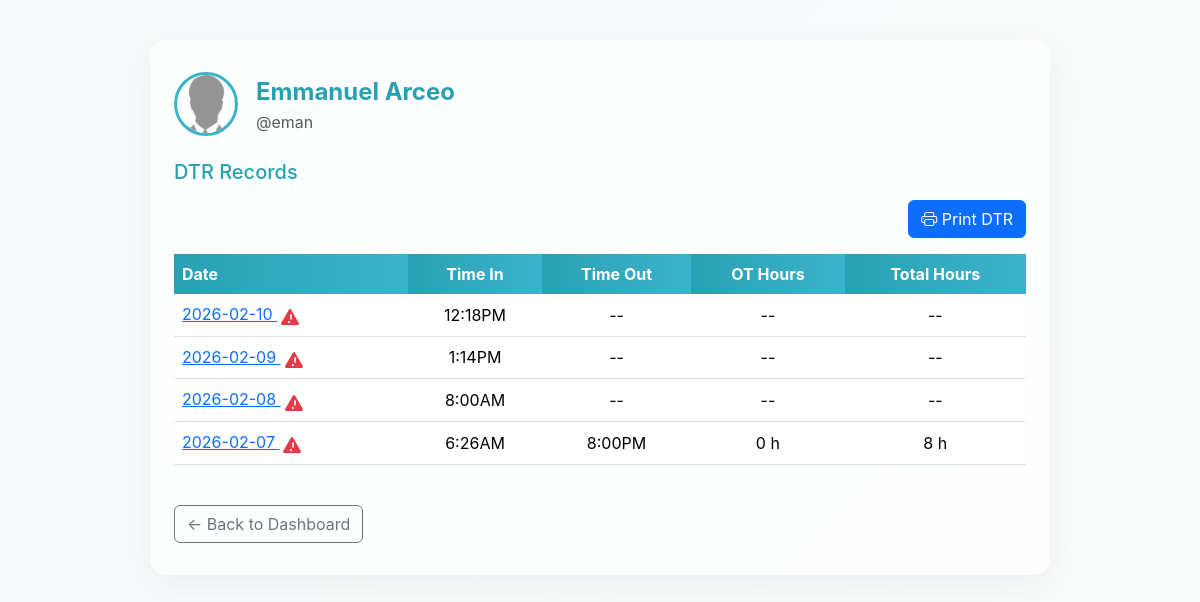
The page /admin/dtrview.php?user_id=4 (signed in) on the database as committed earlier.
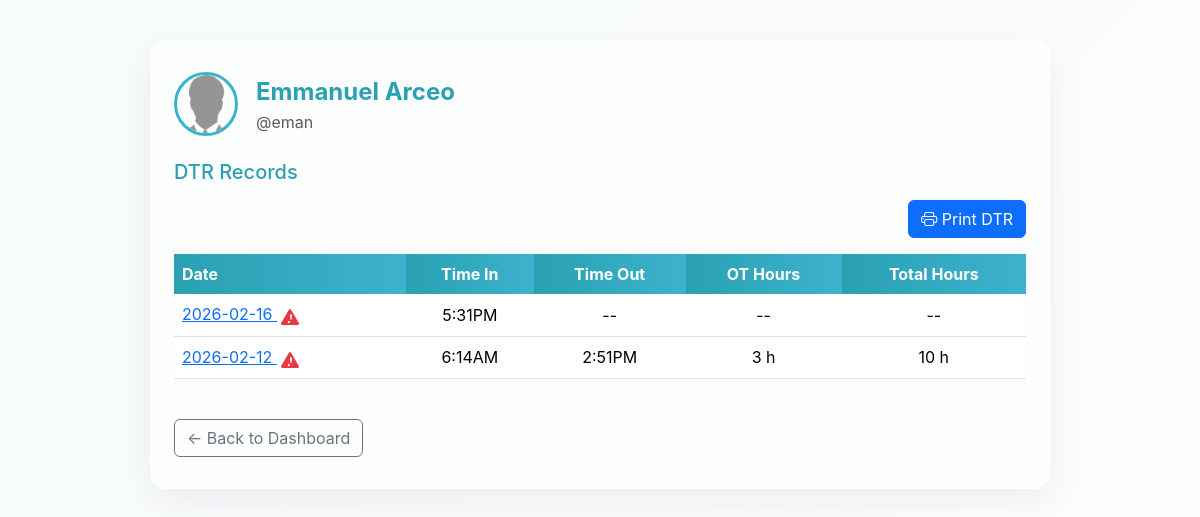
The same page on the database as committed later.
### tables this page shows
CREATE TABLE `users` (
  `id` int(11) NOT NULL,
  `username` varchar(50) NOT NULL,
  `email` varchar(100) NOT NULL,
  `password` varchar(255) NOT NULL,
  `role` enum('super_admin','admin','ojt') NOT NULL,
  `fname` varchar(50) DEFAULT NULL,
  `mname` varchar(225) DEFAULT NULL,
  `lname` varchar(50) DEFAULT NULL,
  `position` varchar(100) DEFAULT NULL,
  `age` int(11) DEFAULT NULL,
  `mobile` varchar(15) DEFAULT NULL,
  `school_org` varchar(100) DEFAULT NULL,
  `full_name` varchar(100) DEFAULT NULL,
  `bio` varchar(255) DEFAULT NULL,
  `profile_img` varchar(255) DEFAULT NULL,
  `adviser_id` int(11) DEFAULT NULL,
  `status` enum('active','restricted') NOT NULL DEFAULT 'active',
  `face_descriptor` text DEFAULT NULL
);

CREATE TABLE `ojt_records` (
  `id` int(11) NOT NULL,
  `user_id` int(11) NOT NULL,
  `date` date NOT NULL,
  `time_in` time NOT NULL,
  `time_out` time NOT NULL,
  `ot_hours` decimal(4,2) DEFAULT 0.00,
  `remarks` varchar(255) DEFAULT NULL,
  `time_in_policy` time DEFAULT NULL,
  `time_out_policy` time DEFAULT NULL,
  `lunch_start` time DEFAULT NULL,
  `lunch_end` time DEFAULT NULL,
  `selfie` varchar(255) DEFAULT NULL,
  `ot_approved` tinyint(1) NOT NULL DEFAULT 0,
  `selfie_verified` tinyint(1) DEFAULT 0
);

### admin/dtrview.php (the view, shortened to what this page needs)
<?php
include '../db.php';
$ojt_id = isset($_GET['user_id']) ? intval($_GET['user_id']) : 0;
$stmt = $oat->prepare("SELECT fname, lname, username, profile_img FROM users WHERE id = ?");
$stmt->bind_param("i", $ojt_id);
$stmt->execute();
$ojt = $stmt->get_result()->fetch_assoc();
$avatar = '../uploads/noimg.png';
$avatar_src = htmlspecialchars($avatar . '?t=' . time());
$avatar_alt = htmlspecialchars(trim(($ojt['fname'] ?? '') . ' ' . ($ojt['lname'] ?? '')));
$stmt = $oat->prepare("SELECT id, date, time_in, time_out, time_in_policy, time_out_policy, ot_hours, lunch_start, lunch_end, selfie_verified FROM ojt_records WHERE user_id = ? ORDER BY date DESC");
$stmt->bind_param("i", $ojt_id);
$stmt->execute();
$dtr_query = $stmt->get_result();
function calculate_session_hours($row, $user_policy_time_in, $user_policy_time_out, $user_lunch_start, $user_lunch_end, $user_id, $oat) {
    $time_in = strtotime($row['time_in']);
    $time_out = strtotime($row['time_out']);
    $policy_in_time = strtotime(date('Y-m-d', $time_in) . ' ' . $user_policy_time_in);
    $policy_out_time = strtotime(date('Y-m-d', $time_in) . ' ' . $user_policy_time_out);
    $policy_duration = $policy_out_time - $policy_in_time;
    $lateness = $time_in - $policy_in_time;
    if ($lateness >= 3600) {
        $count_start = strtotime(date('Y-m-d H:00:00', $time_in) . ' +1 hour');
    } else {
        $count_start = $time_in;
    }
    $regular_end = $count_start + $policy_duration;
    $reg_hours = min($time_out, $regular_end) - $count_start;
    $reg_hours = $reg_hours / 3600;
    $lunch_start = strtotime(date('Y-m-d', $count_start) . ' ' . ($row['lunch_start'] ?? $user_lunch_start));
    $lunch_end = strtotime(date('Y-m-d', $count_start) . ' ' . ($row['lunch_end'] ?? $user_lunch_end));
    $overlap = max(0, min($time_out, $lunch_end) - max($count_start, $lunch_start));
    $reg_hours -= $overlap / 3600;
    $ot_hours = (float)($row['ot_hours'] ?? 0);
    $total_hours = max(0, floor($reg_hours + $ot_hours));
    return ['regular' => max(0, $reg_hours), 'ot' => $ot_hours, 'total' => $total_hours];
}
if (!function_exists('format_time')) {
    function format_time($t) {
        if (empty($t) || $t === '00:00:00') return '--';
        $ts = strtotime($t);
        return $ts ? date('g:iA', $ts) : '--';
    }
}
?>
<!DOCTYPE html>
<html lang="en">
<head>
    <link href="https://cdn.jsdelivr.net/npm/bootstrap@5.3.2/dist/css/bootstrap.min.css" rel="stylesheet">
    <link href="https://cdn.jsdelivr.net/npm/bootstrap-icons@1.11.1/font/bootstrap-icons.css" rel="stylesheet">
</head>
<body>
    <div class="glass">
        <div class="d-flex align-items-center mb-4">
            <img src="<?= $avatar_src ?>" class="profile-img" alt="<?= $avatar_alt ?>">
            <div>
                <div class="dtr-title"><?= htmlspecialchars($ojt['fname'] . ' ' . $ojt['lname']) ?></div>
                <div class="text-muted">@<?= htmlspecialchars($ojt['username']) ?></div>
            </div>
        </div>
        <h5 class="mb-3" style="color:#2aa0b3;">DTR Records</h5>
        <div class="mb-3 text-end">
            <button class="btn btn-primary" onclick="window.print()">
                <i class="bi bi-printer"></i> Print DTR
            </button>
        </div>
        <div class="table-responsive">
            <table class="table align-middle">
                <thead>
                    <tr>
                        <th>Date</th>
                        <th class="text-center">Time In</th>
                        <th class="text-center">Time Out</th>
                        <th class="text-center">OT Hours</th>
                        <th class="text-center">Total Hours</th>
                    </tr>
                </thead>
                <tbody>
                    <?php if ($dtr_query && $dtr_query->num_rows > 0): ?>
                        <?php while ($row = $dtr_query->fetch_assoc()): ?>
                            <tr>
                                <td>
                                    <?php if (!empty($row['id'])): ?>
                                        <a href="verifydtr.php?id=<?= (int)$row['id'] ?>" class="text-decoration-underline">
                                            <?= htmlspecialchars($row['date']) ?>
                                        </a>
                                    <?php else: ?>
                                        <?= htmlspecialchars($row['date']) ?>
                                    <?php endif; ?>
                                    <?php if (empty($row['selfie_verified']) || $row['selfie_verified'] != 1): ?>
                                        <span title="Selfie not verified" style="color:#e63946; margin-left:4px; vertical-align:middle;">
                                        </span>
                                    <?php endif; ?>
                                </td>
                                <td class="text-center"><?= format_time($row['time_in']) ?></td>
                                <td class="text-center"><?= format_time($row['time_out']) ?></td>
                                <td class="text-center">
                                    <?php
                                    if ($row['time_in'] && $row['time_out'] && $row['time_out'] !== '00:00:00') {
                                        $result = calculate_session_hours($row, $row['time_in_policy'], $row['time_out_policy'], $row['lunch_start'], $row['lunch_end'], $ojt_id, $oat);
                                        echo $result['ot'] . ' h';
                                    } else {
                                        echo '--';
                                    }
                                    ?>
                                </td>
                                <td class="text-center">
                                    <?php
                                    if ($row['time_in'] && $row['time_out'] && $row['time_out'] !== '00:00:00') {
                                        $result = calculate_session_hours($row, $row['time_in_policy'], $row['time_out_policy'], $row['lunch_start'], $row['lunch_end'], $ojt_id, $oat);
                                        echo $result['total'] . ' h';
                                    } else {
                                        echo '--';
                                    }
                                    ?>
                                </td>
                            </tr>
                        <?php endwhile; ?>
                    <?php else: ?>
                        <tr>
                            <td colspan="5" class="text-center text-muted py-4">No DTR records found.</td>
                        </tr>
                    <?php endif; ?>
                </tbody>
            </table>
        </div>
        <div class="mt-4">
            <a href="admin.php" class="btn btn-outline-secondary">&larr; Back to Dashboard</a>
        </div>
    </div>
</body>
</html>

### admin/dtrview.php (style rules this page uses)
body { background: linear-gradient(135deg, #f7fbfb 0%, #fbfcfd 100%); font-family: "Inter", system-ui, -apple-system, "Segoe UI", Roboto, Arial; }
.glass { background: rgba(255,255,255,0.7); border-radius: 16px; box-shadow: 0 12px 36px rgba(15,23,42,0.06); max-width: 900px; margin: 40px auto; padding: 32px 24px; }
.profile-img { width: 64px; height: 64px; border-radius: 50%; object-fit: cover; border: 3px solid #3CB3CC; margin-right: 18px; }
.dtr-title { font-size: 1.5rem; font-weight: 700; color: #2aa0b3; }
.table thead th { background: linear-gradient(90deg, #2aa0b3, #3CB3CC); color: #fff; border: none; }

Rows that differ between the two databases and show on the page:
removed ojt_records: date "2026-02-10", selfie_verified 0 (drawn), time_in "12:18PM", time_out "--"
removed ojt_records: date "2026-02-09", selfie_verified 0 (drawn), time_in "1:14PM", time_out "--"
removed ojt_records: date "2026-02-08", selfie_verified 0 (drawn), time_in "8:00AM", time_out "--"
removed ojt_records: date "2026-02-07", selfie_verified 0 (drawn), time_in "6:26AM", time_out "8:00PM", ot "0", total "8"
added ojt_records: date "2026-02-16", selfie_verified 0 (drawn), time_in "5:31PM", time_out "--"
added ojt_records: date "2026-02-12", selfie_verified 0 (drawn), time_in "6:14AM", time_out "2:51PM", ot "3", total "10"
